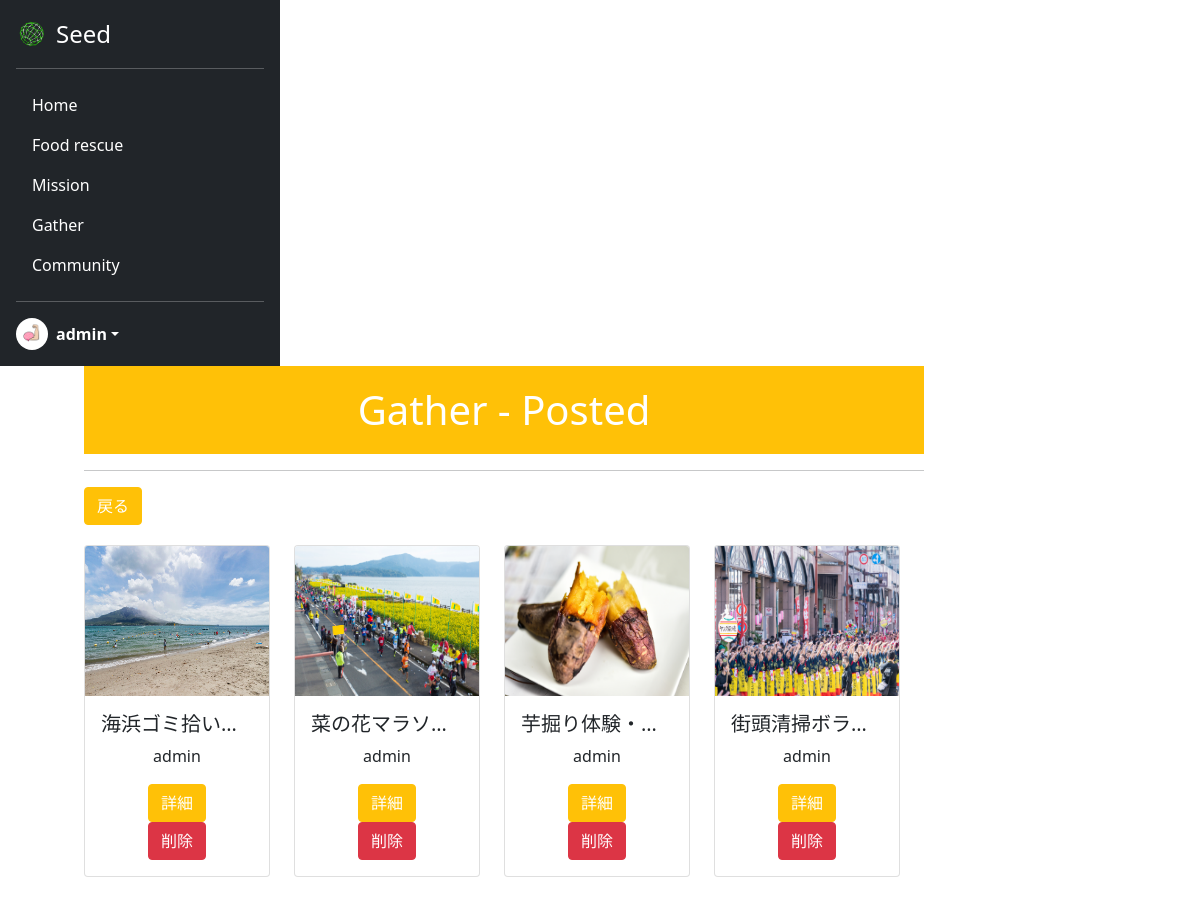
Page /mygather/ (signed in) on the committed database.
### acount/models.py (models this page shows)
class CustomUser(AbstractUser):
    is_general = models.BooleanField(null=True ,default=True)
    is_active = models.BooleanField(null=True ,default=False)
    mission_point = models.IntegerField(null=False ,default=0)
    profile_pic = models.ImageField(null=False, upload_to='profile_pics')
    address = models.CharField(null=True, max_length=100, blank=True)

### seed/models.py (models this page shows)
class Gather(models.Model):
    user_id = models.ForeignKey(CustomUser, verbose_name="募集主", on_delete=models.CASCADE)
    title = models.CharField(verbose_name="タイトル", max_length=100)
    prefecture = models.ForeignKey(Prefecture, verbose_name="都道府県", on_delete=models.CASCADE)
    access = models.CharField(verbose_name="アクセス", max_length=200)
    contact = models.CharField(verbose_name="連絡先", max_length=254)
    detail = models.TextField(verbose_name="詳細", max_length=300)
    image = models.ImageField(verbose_name="画像", upload_to='gather_img/', null=True)
    create_at = models.DateTimeField(verbose_name="作成日時", auto_now_add=True)

### seed/views.py (the view)
# urls.py: path('mygather/', views.MyGatherView.as_view(), name='mygather'),
class MyGatherView(ListView):
    template_name = 'mygather.html'
    model = Gather
    context_object_name = 'mygather_list'
    def get_queryset(self):
        return Gather.objects.filter(user_id=self.request.user)

### seed/templates/mygather.html (shortened to what this page needs)
{% extends 'mypagebase.html' %}
{% load static %}
{% block content %}
<div class="text-center">
    <h1 class="title" style="background: #ffc107; color:white;">Gather - Posted</h1>
    <hr>
    <div class="text-start" style="margin-bottom:20px;">
        <a href="{% url 'seed:gather' %}" class="btn btn-warning" style="color:white;">戻る</a>
    </div>
    {% if mygather_list %}
    <div class="row" style="height: 650px; width:100%; overflow-y: scroll;">
        {% for gather in mygather_list %}
        <div class="col-3">
            <div class="card" style="width: 100%;">
                {% if gather.image %}
                    <img src="{{gather.image.url}}" class="card-img-top" alt="..." height="150px">
                {% else %}
                    <img src="{% static 'assets/img/mypage/damy.png' %}" class="card-img-top" alt="...">
                {% endif %}
                <div class="card-body">
                    <h5 class="card-title">{{gather.title}}</h5>
                    <p class="card-text">
                        {{gather.user_id.username}}
                    </p>
                    <a href="{% url 'seed:gather_detail' gather.pk %}" class="btn btn-warning" style="color:white;">詳細</a>
                    <form method="POST">
                        <a href="{% url 'seed:gather_delete' gather.pk %}" class="btn btn-danger" style="color:white;">削除</a>
                    </form>
                </div>
            </div>
        </div>
        {% endfor %}
    </div>
    {% else %}
    <h3>投稿している募集情報はありません</h3>
    {% endif %}
</div>
{% endblock %}

### seed/templates/mypagebase.html (shortened to what this page needs)
{% load static %}
<!DOCTYPE html>
<html lang="ja">
<head>
    <link href="https://cdn.jsdelivr.net/npm/bootstrap@5.0.2/dist/css/bootstrap.min.css" rel="stylesheet"
>
    <link rel="stylesheet" type="text/css" href="{% static 'css/style.css' %}">
</head>
<body class="mypage">
    {% if user.is_authenticated %}
    <main style="height:100vh;">
        <div style="display: flex; flex-wrap: wrap; height:100%;">
            <div>
                <div class="d-flex flex-column p-3 text-white bg-dark h-100" style="width: 280px; height:100%;">
                    <a href="{% url 'seed:mypage' %}"
                        class="d-flex align-items-center mb-3 mb-md-0 me-md-auto text-white text-decoration-none">
                        <img class="bi me-2" src="{% static 'assets/img/top/icon.png' %}" style="height:32px">
                        <span class="fs-4">Seed</span>
                    </a>
                    <hr>
                    <ul class="nav nav-pills flex-column mb-auto">
                        <li class="nav-item my-nav">
                            <a href="{% url 'seed:mypage' %}" class="nav-link text-white" aria-current="page">
                                Home
                            </a>
                        </li>
                        <li class="nav-item my-nav">
                            <a href="{% url 'seed:food_rescue' %}" class="nav-link text-white">
                                Food rescue
                            </a>
                        </li>
                        {% if user.is_general %}
                        <li class="nav-item my-nav">
                            <a href="{% url 'seed:mission' %}" class="nav-link text-white">
                                Mission
                            </a>
                        </li>
                        {% endif %}
                        <li class="nav-item my-nav">
                            <a href="{% url 'seed:gather' %}" class="nav-link text-white">
                                Gather
                            </a>
                        </li>
                        <li class="nav-item my-nav">
                            <a href="{% url 'seed:community' %}" class="nav-link text-white">
                                Community
                            </a>
                        </li>
                    </ul>
                    <hr>
                    <div class="dropdown">
                        <a href="#" class="d-flex align-items-center text-white text-decoration-none dropdown-toggle"
                            id="dropdownUser1" data-bs-toggle="dropdown" aria-expanded="false">
                            <img src="{{ user.profile_pic.url }}" alt="" width="32" height="32"
                                class="rounded-circle me-2">
                            <strong>{{ user.username }}</strong>
                        </a>
                    </div>
                </div>
            </div>
            <div style="width:70%; margin-left: 7%;">
                {% block content %}
                {% endblock %}
            </div>
        </div>
    </main>
    {% endif %}
</body>
</html>

### static/css/style.css (style rules this page uses)
.title { padding: 20px 0px 20px 0px; }
.card-title { width: 100%; white-space: nowrap; overflow: hidden; text-overflow: ellipsis; }

### rows in the picture
CustomUser: profile_pic (picture), username "admin"
Gather: image (picture), title "海浜ゴミ拾い…", user_id.username "admin"
Gather: image (picture), title "菜の花マラソ…", user_id.username "admin"
Gather: image (picture), title "芋掘り体験・…", user_id.username "admin"
Gather: image (picture), title "街頭清掃ボラ…", user_id.username "admin"
